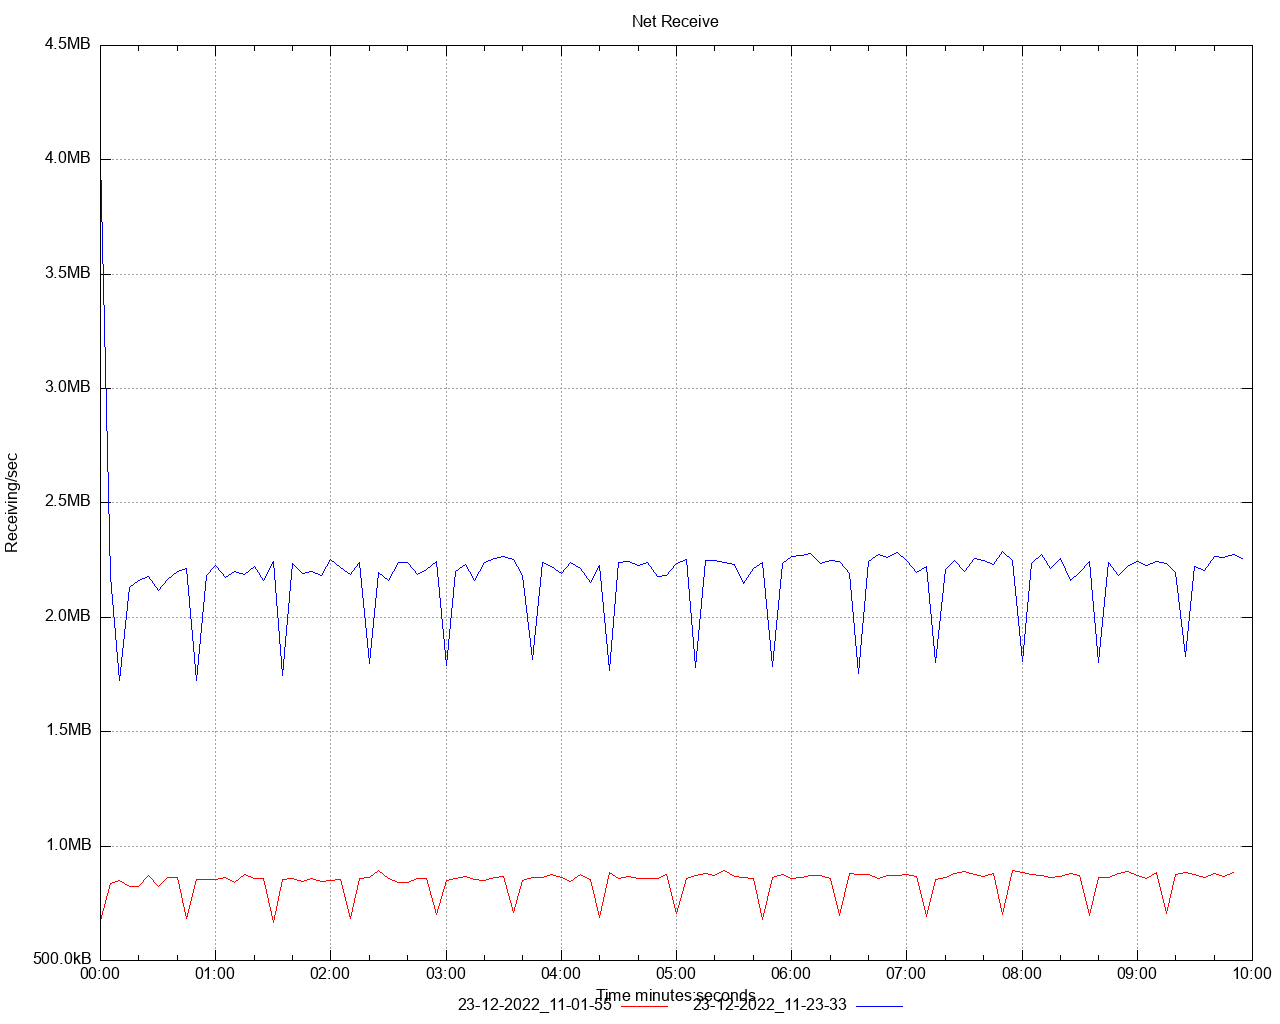

Write gnuplot code to recreate this figure.
set title 'Net Receive' noenhanced
set style data lines
set datafile separator ","
set terminal png size 1280,1024
set grid
set key below
set xdata time
set timefmt "%s"
offset = 0
t0(x)=(offset=($0==0) ? x : offset, x - offset)
set xlabel 'Time minutes:seconds'
set ylabel 'Receiving/sec'
set format y '%.1s%cB'
set output '/Users/ahmet.mircik/Workspace/python/hazelcast-simulator/offload-benchmarks/report/dstat/net_receive_A1.png'
plot \
   '/Users/ahmet.mircik/Workspace/python/hazelcast-simulator/offload-benchmarks/report/data/net_receive_A1_1.data' using (t0(timecolumn(1))):2 title "23-12-2022_11-01-55" noenhanced lt rgb "red", \
   '/Users/ahmet.mircik/Workspace/python/hazelcast-simulator/offload-benchmarks/report/data/net_receive_A1_2.data' using (t0(timecolumn(1))):2 title "23-12-2022_11-23-33" noenhanced lt rgb "blue", \
